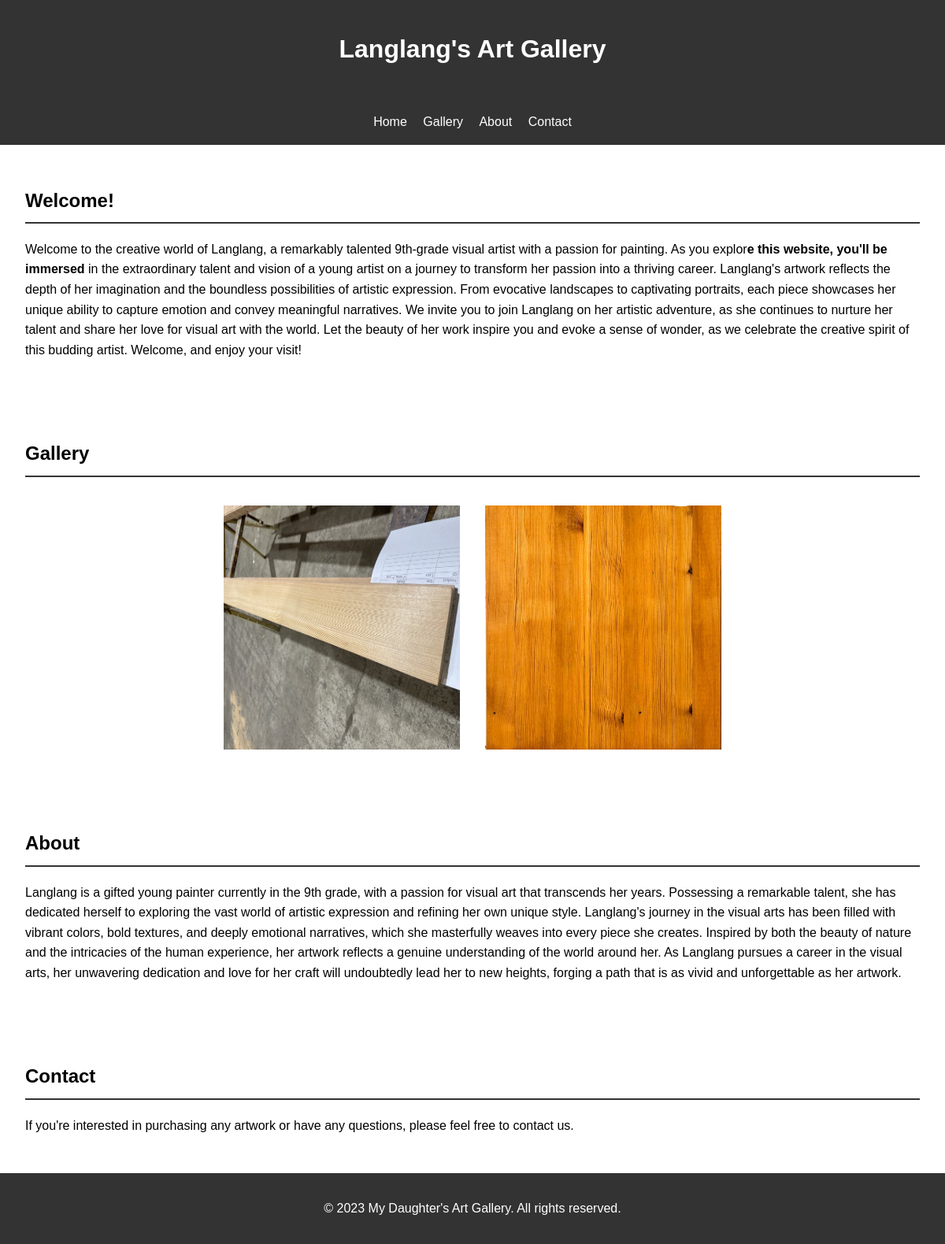
The page / on the database its author committed.
### sitecontent/models.py (models this page shows, shortened)
class SiteSettings(models.Model):
    site_title=models.CharField(max_length=200,default="Langlang's Art Gallery")
    footer_text=models.CharField(max_length=255,default="© 2024 All rights reserved.")

class Section(models.Model):
    slug=models.SlugField(unique=True)
    nav_label=models.CharField(max_length=50)
    title=models.CharField(max_length=200)
    body=RichTextField(blank=True)
    order=models.PositiveIntegerField(default=0)
    is_active=models.BooleanField(default=True)
    class Meta: ordering=["order"]

class GalleryImage(models.Model):
    section=models.ForeignKey(Section,on_delete=models.CASCADE,related_name="images",
    limit_choices_to={"slug":"gallery"})
    image=models.ImageField(upload_to="gallery/originals/")
    thumb=models.ImageField(upload_to="gallery/thumbs/",blank=True,null=True,editable=False)
    title=models.CharField(max_length=200,blank=True)
    caption=models.TextField(blank=True)
    order=models.PositiveIntegerField(default=0)
    is_active=models.BooleanField(default=True)
    THUMB_MAX_SIZE=(900,900)
    class Meta: ordering=["order"]

### sitecontent/views.py (the view)
class HomePageView(TemplateView):
    template_name="home.html"
    def get_context_data(self,**kwargs):
        ctx=super().get_context_data(**kwargs)
        ctx["settings"]=SiteSettings.objects.first() or SiteSettings.objects.create()
        secs=Section.objects.filter(is_active=True)
        ctx["sections"]=secs
        ctx["sections_by_slug"]={s.slug:s for s in secs}
        return ctx

### templates/home.html (shortened to what this page needs)
{% load static %}
<!DOCTYPE html>
<html lang="en">
<head>
  <link rel="stylesheet" href="{% static 'css/styles.css' %}">
</head>
<body>
  <header>
    <h1>{{ settings.site_title }}</h1>
  </header>
  <nav>
    <ul>
      {% for s in sections %}
        <li><a href="#{{ s.slug }}">{{ s.nav_label }}</a></li>
      {% endfor %}
    </ul>
  </nav>
  {% for s in sections %}
    <section id="{{ s.slug }}">
      <h2>{{ s.title }}</h2>
      {% if s.slug == "gallery" %}
        <div class="artwork-container">
          {% for img in s.images.all %}
            {% if img.is_active %}
              <img
                src="{{ img.thumb.url|default:img.image.url }}"
                data-full="{{ img.image.url }}"
                alt="{{ img.title|default:'Artwork' }}">
            {% endif %}
          {% empty %}
            <p>No images uploaded yet.</p>
          {% endfor %}
        </div>
      {% else %}
        <p>{{ s.body|safe }}</p>
      {% endif %}
    </section>
  {% endfor %}
  <footer>
    <p>{{ settings.footer_text }}</p>
  </footer>
</body>
</html>

### static/css/styles.css (style rules this page uses)
body { font-family: Arial, sans-serif; line-height: 1.6; margin: 0; padding: 0; }
header { background-color: #333; color: white; padding: 1rem; text-align: center; }
nav { background-color: #333; display: flex; justify-content: center; }
nav ul { list-style: none; padding: 0; }
nav ul li { display: inline; margin: 0 0.5rem; }
nav ul li a { color: white; text-decoration: none; }
section { padding: 2rem; }
h2 { border-bottom: 2px solid #333; padding-bottom: 0.5rem; }
.artwork-container { display: flex; flex-wrap: wrap; justify-content: center; }
.artwork-container img { margin: 1rem; max-width: 300px; }
footer { background-color: #333; color: white; padding: 1rem; text-align: center; }
#gallery img { cursor: zoom-in; }

### rows shown on the page
SiteSettings: site_title "Langlang's Art Gallery", footer_text "© 2023 My Daughter's Art Gallery. All rights reserved."
Section: nav_label "Home", title "Welcome!", body "Welcome to the creative world of Langlang, a remarkably talented 9th-grade visual artist with a passion for painting. As you explor e this website, you'll be immersed in the extraordinary talent and vision of a young artist on a journey to transform her passion into a thriving career. Langlang's artwork reflects the depth of her imagination and the boundless possibilities of artistic expression. From evocative landscapes to captivating portraits, each piece showcases her unique ability to capture emotion and convey meaningful narratives. We invite you to join Langlang on her artistic adventure, as she continues to nurture her talent and share her love for visual art with the world. Let the…"
Section: nav_label "Gallery", title "Gallery"
Section: nav_label "About", title "About", body "Langlang is a gifted young painter currently in the 9th grade, with a passion for visual art that transcends her years. Possessing a remarkable talent, she has dedicated herself to exploring the vast world of artistic expression and refining her own unique style. Langlang's journey in the visual arts has been filled with vibrant colors, bold textures, and deeply emotional narratives, which she masterfully weaves into every piece she creates. Inspired by both the beauty of nature and the intricacies of the human experience, her artwork reflects a genuine understanding of the world around her. As Langlang pursues a career in the visual arts, her unwavering dedication and love for her craft…"
Section: nav_label "Contact", title "Contact", body "If you're interested in purchasing any artwork or have any questions, please feel free to contact us."
GalleryImage: thumb (picture)
GalleryImage: thumb (picture)
